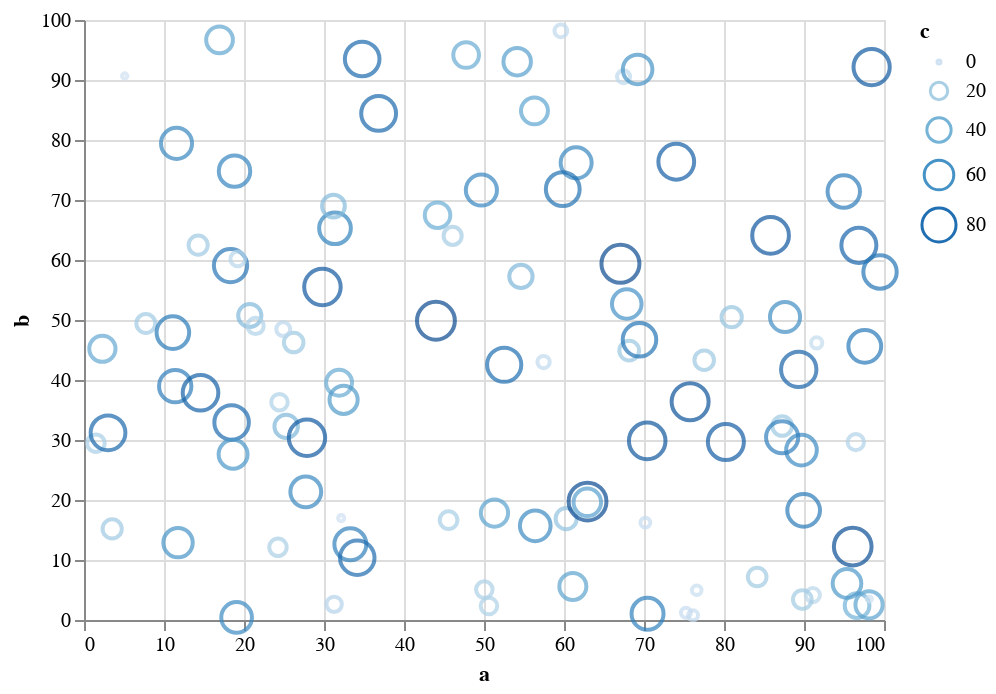

Notebook source saved alongside this figure:
### Markdown cell above
### Interactive outputs

Interactive outputs will work under the assumption that the outputs they produce have
self-contained HTML that works without requiring any external dependencies to load.
For example, the `Altair` "html" output works well:

### Code cell
import altair as alt
alt.Chart(data=df).mark_point().encode(
    x='a',
    y='b',
    color='c',
    size='c'
)

### Figure 1 — Vega-Lite specification as saved in the notebook (floating-point values rounded to 4 significant figures)
{"config": {"view": {"continuousWidth": 400, "continuousHeight": 300}}, "data": {"name": "data-c650882f50a1b0341d5134eaa078537f"}, "mark": "point", "encoding": {"color": {"type": "quantitative", "field": "c"}, "size": {"type": "quantitative", "field": "c"}, "x": {"type": "quantitative", "field": "a"}, "y": {"type": "quantitative", "field": "b"}}, "$schema": "https://vega.github.io/schema/vega-lite/v4.0.2.json", "datasets": {"data-c650882f50a1b0341d5134eaa078537f": [{"a": 80.24, "b": 29.67, "c": 89.52}, {"a": 87.27, "b": 32.33, "c": 25.8}, {"a": 96.48, "b": 29.64, "c": 17.51}, {"a": 14.27, "b": 62.49, "c": 24.48}, {"a": 70.17, "b": 16.23, "c": 5.7}, {"a": 1.489, "b": 29.47, "c": 20.33}, {"a": 44.19, "b": 67.46, "c": 44.44}, {"a": 96.63, "b": 2.39, "c": 41.34}, {"a": 54.62, "b": 57.26, "c": 36.86}, {"a": 94.97, "b": 71.41, "c": 72.36}, {"a": 18.32, "b": 59.07, "c": 76.17}, {"a": 68.15, "b": 44.9, "c": 26.11}, {"a": 62.91, "b": 19.61, "c": 51.77}, {"a": 89.69, "b": 28.32, "c": 64.46}, {"a": 5.087, "b": 90.68, "c": 0.8815}, {"a": 33.29, "b": 12.62, "c": 70.1}, {"a": 85.82, "b": 64.1, "c": 93.11}, {"a": 96.86, "b": 62.44, "c": 84.59}, {"a": 34.16, "b": 10.37, "c": 82.16}, {"a": 11.4, "b": 38.98, "c": 71.9}, {"a": 87.27, "b": 30.46, "c": 71.18}, {"a": 27.72, "b": 21.36, "c": 65.35}, {"a": 61.11, "b": 5.585, "c": 49.78}, {"a": 80.96, "b": 50.47, "c": 27.53}, {"a": 18.45, "b": 32.93, "c": 82.08}, {"a": 96.09, "b": 12.24, "c": 98.05}, {"a": 20.72, "b": 50.75, "c": 36.44}, {"a": 89.96, "b": 18.27, "c": 73.64}, {"a": 91.59, "b": 46.2, "c": 7.727}, {"a": 67.05, "b": 59.36, "c": 99.81}, {"a": 31.37, "b": 65.29, "c": 69.05}, {"a": 56.41, "b": 15.7, "c": 64.7}, {"a": 59.61, "b": 98.19, "c": 10.25}, {"a": 60.27, "b": 16.89, "c": 29.95}, {"a": 98.17, "b": 3.497, "c": 0.7003}, {"a": 26.21, "b": 46.24, "c": 25.66}, {"a": 50.04, "b": 5.068, "c": 18.13}, {"a": 77.52, "b": 43.31, "c": 25.58}, {"a": 98.13, "b": 2.537, "c": 50.72}, {"a": 49.67, "b": 71.66, "c": 66.57}, {"a": 3.523, "b": 15.18, "c": 24.64}, {"a": 7.726, "b": 49.43, "c": 23.9}, {"a": 31.18, "b": 69.0, "c": 35.0}, {"a": 11.75, "b": 12.89, "c": 59.27}, {"a": 56.31, "b": 84.86, "c": 49.51}, {"a": 61.52, "b": 76.19, "c": 66.16}, {"a": 11.57, "b": 79.44, "c": 66.26}, {"a": 91.11, "b": 4.152, "c": 12.99}, {"a": 45.57, "b": 16.66, "c": 20.76}, {"a": 21.45, "b": 49.0, "c": 17.36}, {"a": 99.5, "b": 58.01, "c": 76.68}, {"a": 98.45, "b": 92.15, "c": 90.71}, {"a": 18.64, "b": 27.62, "c": 57.36}, {"a": 67.84, "b": 52.67, "c": 59.97}, {"a": 59.84, "b": 71.8, "c": 78.8}, {"a": 67.45, "b": 90.53, "c": 10.79}, {"a": 50.62, "b": 2.335, "c": 18.02}, {"a": 51.31, "b": 17.82, "c": 50.82}, {"a": 84.15, "b": 7.174, "c": 23.2}, {"a": 43.99, "b": 49.87, "c": 99.16}, {"a": 95.37, "b": 6.097, "c": 56.18}, {"a": 31.89, "b": 39.55, "c": 45.75}, {"a": 69.2, "b": 91.77, "c": 59.81}, {"a": 19.08, "b": 0.434, "c": 64.72}, {"a": 32.15, "b": 16.98, "c": 1.519}, {"a": 57.45, "b": 42.99, "c": 9.505}, {"a": 47.77, "b": 94.17, "c": 45.04}, {"a": 89.34, "b": 41.76, "c": 86.32}, {"a": 24.9, "b": 48.48, "c": 12.27}, {"a": 54.15, "b": 93.05, "c": 51.73}, {"a": 18.82, "b": 74.81, "c": 68.0}, {"a": 97.6, "b": 45.61, "c": 73.92}, {"a": 2.298, "b": 45.21, "c": 46.87}, {"a": 29.8, "b": 55.51, "c": 92.0}, {"a": 76.59, "b": 4.968, "c": 5.315}, {"a": 14.57, "b": 37.86, "c": 87.5}, {"a": 70.4, "b": 29.85, "c": 92.22}, {"a": 70.44, "b": 1.036, "c": 70.51}, {"a": 36.83, "b": 84.43, "c": 83.79}, {"a": 74.03, "b": 76.37, "c": 88.31}, {"a": 3.003, "b": 31.2, "c": 83.2}, {"a": 24.25, "b": 12.12, "c": 20.15}, {"a": 25.27, "b": 32.27, "c": 37.33}, {"a": 75.24, "b": 1.216, "c": 5.876}, {"a": 32.45, "b": 36.69, "c": 54.2}, {"a": 34.77, "b": 93.5, "c": 82.62}, {"a": 24.43, "b": 36.31, "c": 18.0}, {"a": 16.94, "b": 96.69, "c": 48.84}, {"a": 69.44, "b": 46.72, "c": 77.5}, {"a": 62.94, "b": 19.74, "c": 98.99}, {"a": 31.27, "b": 2.613, "c": 15.39}, {"a": 52.52, "b": 42.54, "c": 80.51}, {"a": 27.87, "b": 30.37, "c": 91.29}, {"a": 76.13, "b": 0.7829, "c": 5.752}, {"a": 89.79, "b": 3.409, "c": 23.26}, {"a": 87.63, "b": 50.5, "c": 62.28}, {"a": 46.08, "b": 64.02, "c": 21.68}, {"a": 19.21, "b": 60.19, "c": 13.84}, {"a": 75.77, "b": 36.38, "c": 94.63}, {"a": 11.11, "b": 47.9, "c": 73.21}]}}
